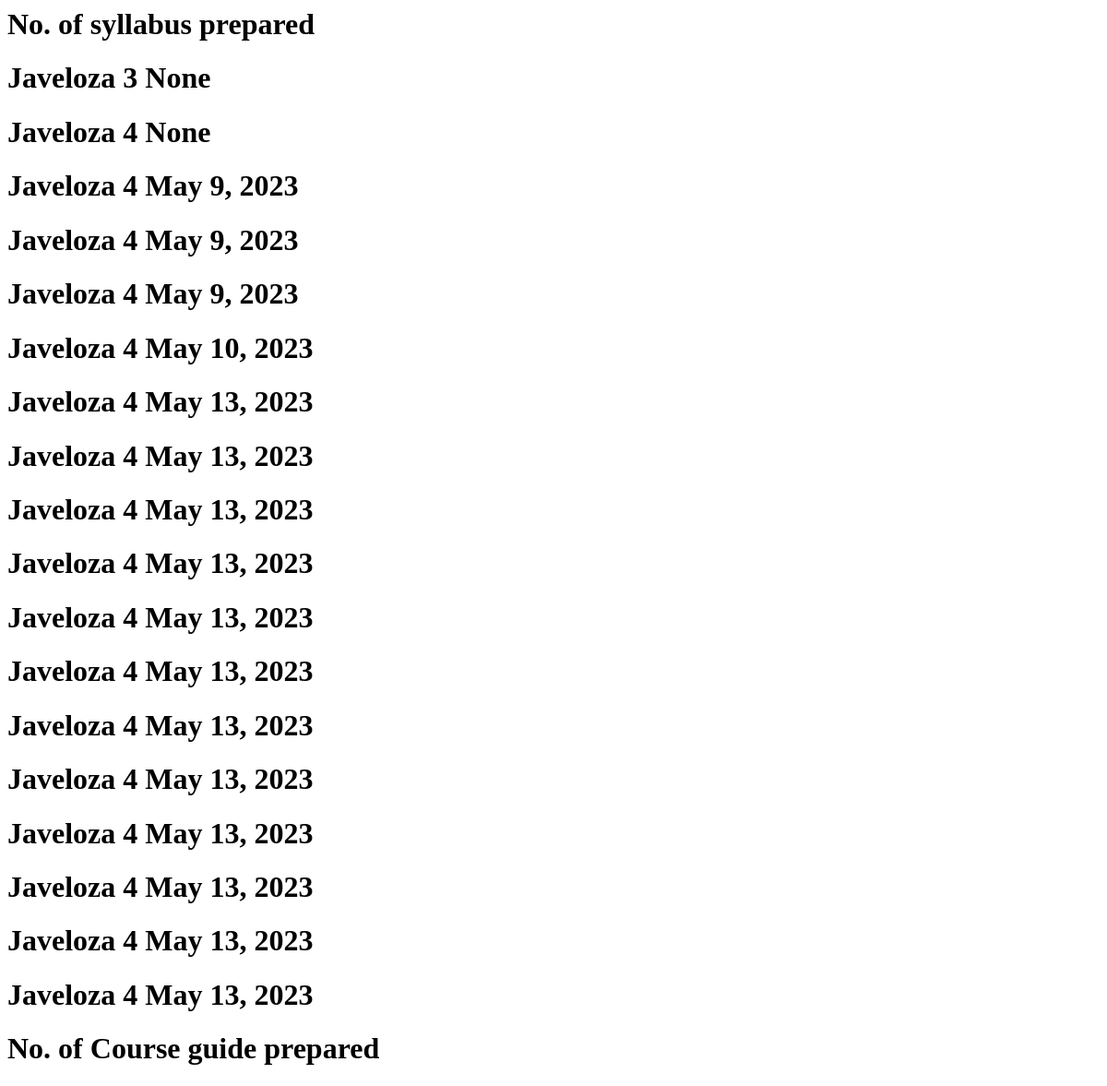
/Show_IPCR (signed in), run on an earlier commit of the app's database.
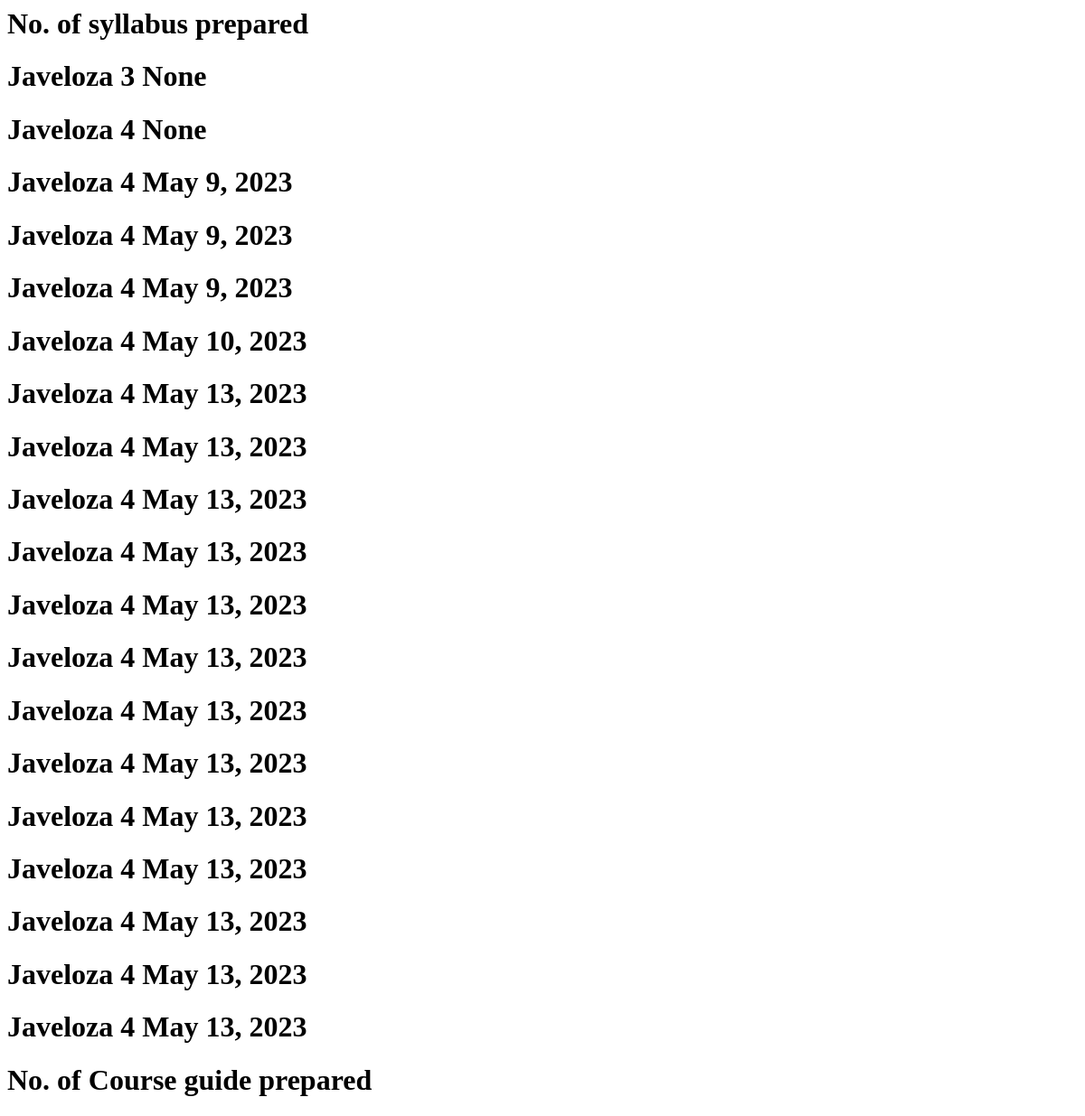
And on a later commit of the database.
### forms/models.py (models this page shows)
class IPCR_Syllabus_model (models.Model):
    syllabus_Target = models.IntegerField(null = True, blank = True)
    syllabus_Accomplished = models.IntegerField(null = True, blank = True)
    syllabus_Deadline = models.DateField(null = True, blank = True)
    syllabus_Submitted = models.DateField(null = True, blank = True)
    author = models.ForeignKey(User, on_delete=models.CASCADE)

### forms/views.py (the view)
# urls.py: path('Show_IPCR', views.Show_IPCR, name = 'Show_IPCR'),
def Show_IPCR(request):
    Current_user = request.user
    IPCR_Data = IPCR_Syllabus_model.objects.filter(author = Current_user)
    return render (request, 'forms/IPCRForm_View.html', {'IPCR_Data' : IPCR_Data})

### templates/forms/IPCRForm_View.html (shortened to what this page needs)
<h1>No. of syllabus prepared</h1>
            {% for IPCR_data in IPCR_Data %}
                <h1>{{ IPCR_data.author }} {{ IPCR_data.syllabus_Target }} {{ IPCR_data.syllabus_Submitted }} </h1>
            {% endfor %}
<h1>No. of Course guide prepared</h1>

What changed in the data, as far as the page shows it:
added IPCR_Syllabus_model: author "Javeloza", syllabus_Target "4", syllabus_Submitted "May 13, 2023"
